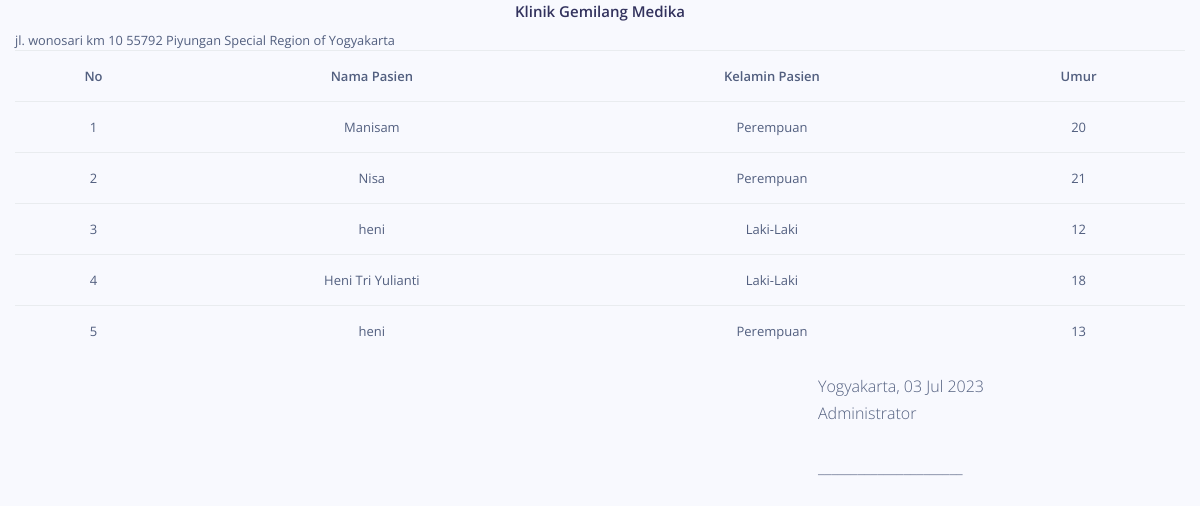
Screenshot of /index.php/admin/pasien/laporan with the database file from the repository.
### tables this page shows
CREATE TABLE `pasien` (
  `id_pasien` int(11) NOT NULL,
  `nama_pasien` varchar(50) NOT NULL,
  `jk_pasien` enum('L','P') NOT NULL,
  `umur_pasien` int(11) NOT NULL
);

### application/controllers/admin/Pasien.php (called while the page is built, shortened)
<?php
class Pasien extends CI_Controller {
	public function __construct()
	{
		$this->load->model('Pasien_m');
		$this->load->library('form_validation');
	}
	public function laporan()
	{
		$data['title'] = 'Laporan Pasien';
		$data['pasien'] = $this->Pasien_m->get('pasien')->result_array();
		$this->load->view('layout/header', $data);
		$this->load->view('admin/laporan/laporan_pasien');
		$this->load->view('layout/footer');
	}
}

### index.php (called while the page is built, shortened)
<?php
require_once BASEPATH.'core/CodeIgniter.php';

### application/models/Pasien_m.php (called while the page is built, shortened)
<?php
class Pasien_m extends CI_Model {
	public function get($table)
	{
		return $this->db->get($table);
	}
}

### application/views/admin/laporan/laporan_pasien.php (the view, shortened to what this page needs)
<div class="container-fluid">
	<h4 class="text-center">Klinik Gemilang Medika</h4>
	<small class="text-center">jl. wonosari km 10 55792 Piyungan Special Region of Yogyakarta</small>
	<div class="row">
		<div class="col-md">
			<table class="table text-center">
				<tr>
					<th>No</th>
					<th>Nama Pasien</th>
					<th>Kelamin Pasien</th>
					<th>Umur</th>
				</tr>
				<?php $no = 1; foreach($pasien as $d) : ?>
					<tr>
						<td><?= $no++; ?></td>
						<td><?= $d['nama_pasien']; ?></td>
						<td><?= $d['jk_pasien'] == 'L' ? 'Laki-Laki' : 'Perempuan'; ?></td>
						<td><?= $d['umur_pasien']; ?></td>
					</tr>
				<?php endforeach; ?>
			</table>
		</div>
	</div>
	<div class="row">
		<div class="col-md-4 offset-md-8">
			<table>
				<tr>
					<td></td>
					<td>
						<?php $tgl = date_create(date('d-m-Y')); ?>
						<p>Yogyakarta, <?= date_format($tgl, 'd M Y'); ?>
							<br>
							Administrator <br><br>
							______________________
						</p>
					</td>
				</tr>
			</table>
		</div>
	</div>
</div>

### rows the page displays
pasien: nama_pasien "Manisam", jk_pasien "Perempuan", umur_pasien "20"
pasien: nama_pasien "Nisa", jk_pasien "Perempuan", umur_pasien "21"
pasien: nama_pasien "heni", jk_pasien "Laki-Laki", umur_pasien "12"
pasien: nama_pasien "Heni Tri Yulianti", jk_pasien "Laki-Laki", umur_pasien "18"
pasien: nama_pasien "heni", jk_pasien "Perempuan", umur_pasien "13"

### other values shown
date_format($tgl, 'd M Y') "03 Jul 2023"
